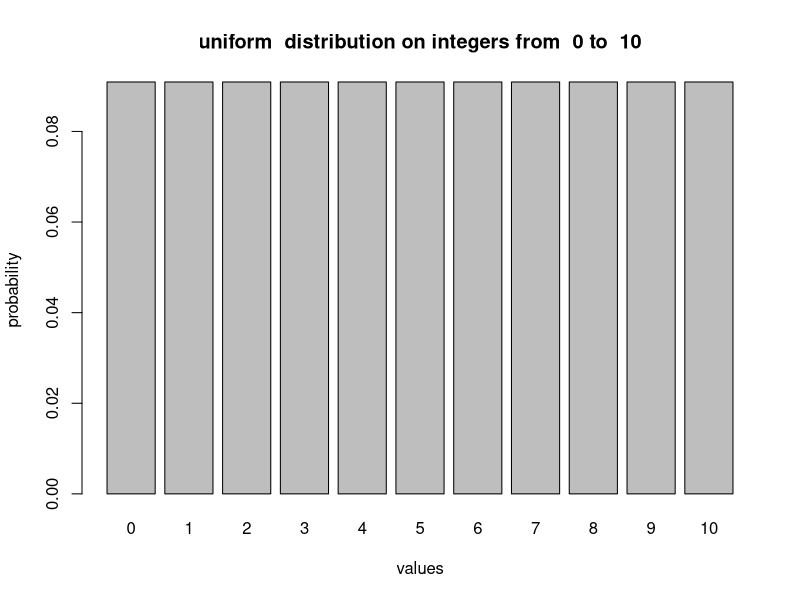
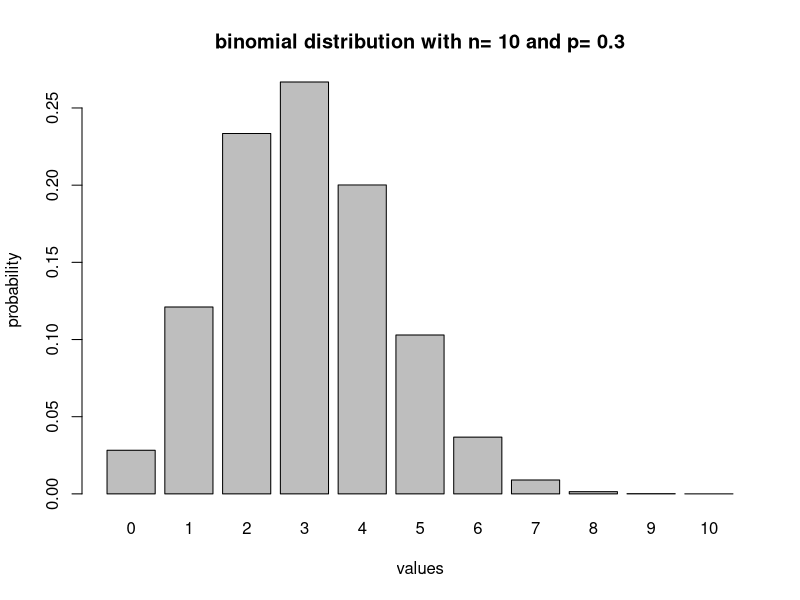
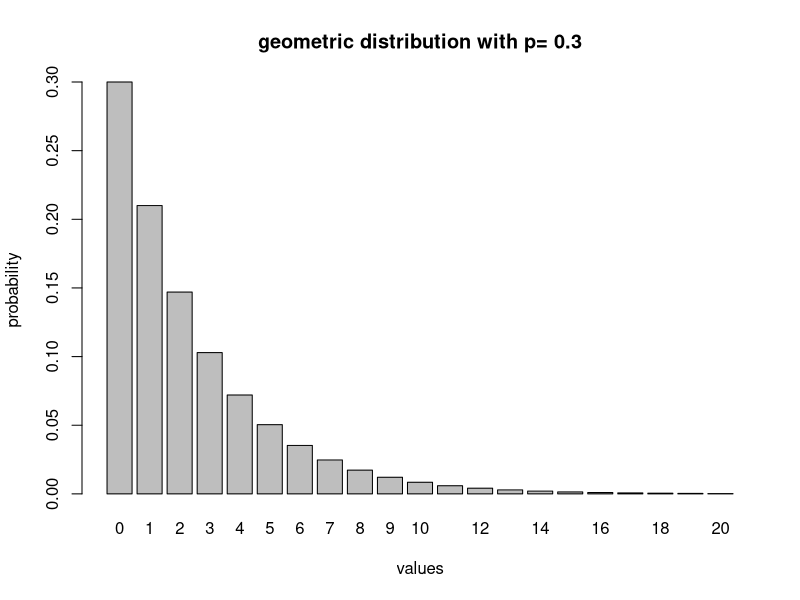
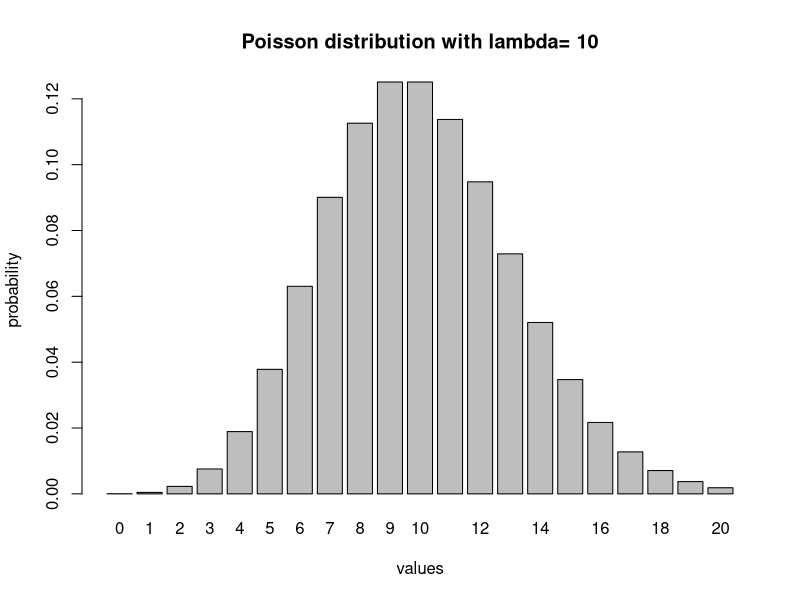
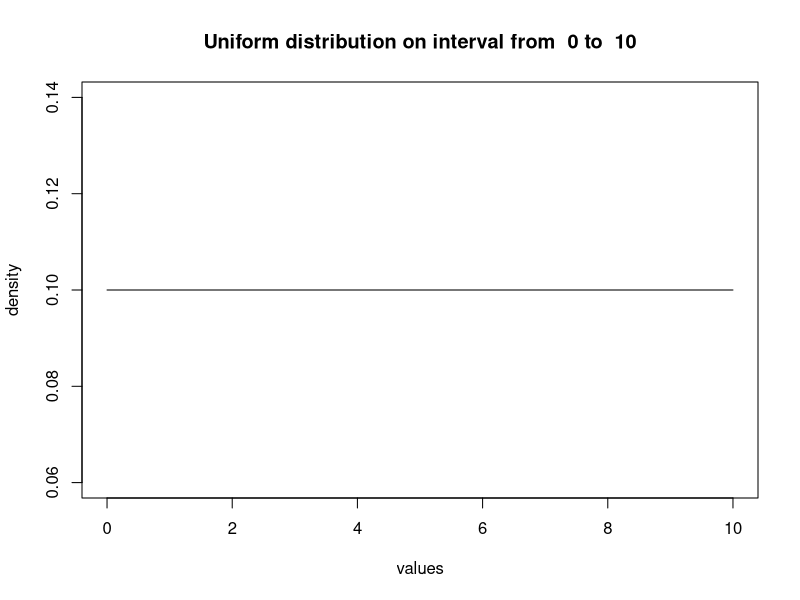
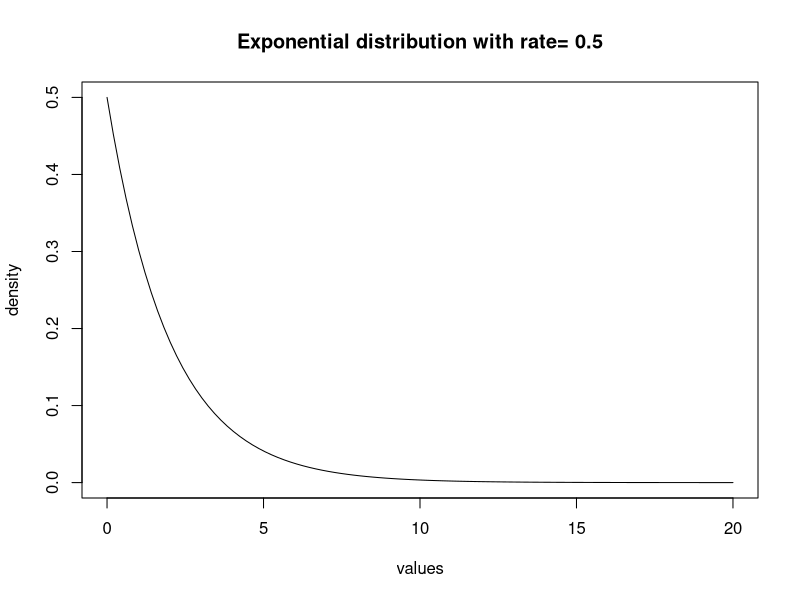
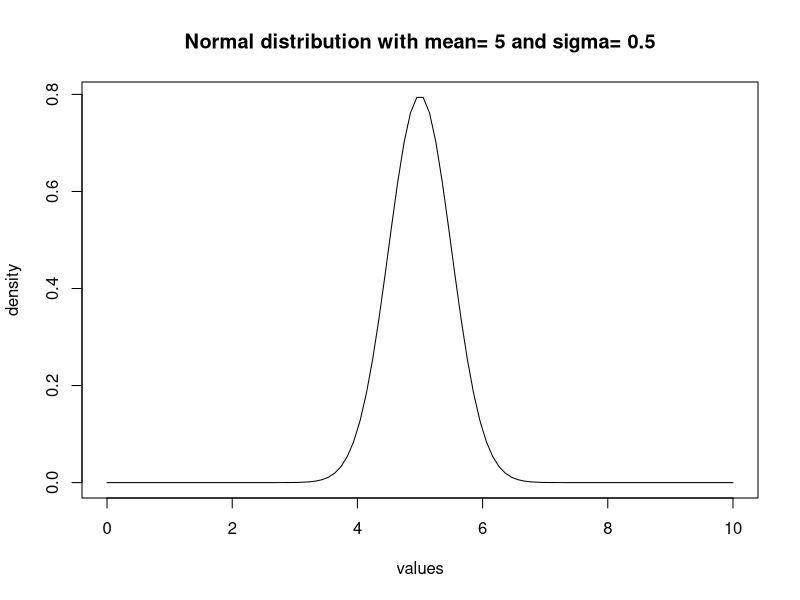
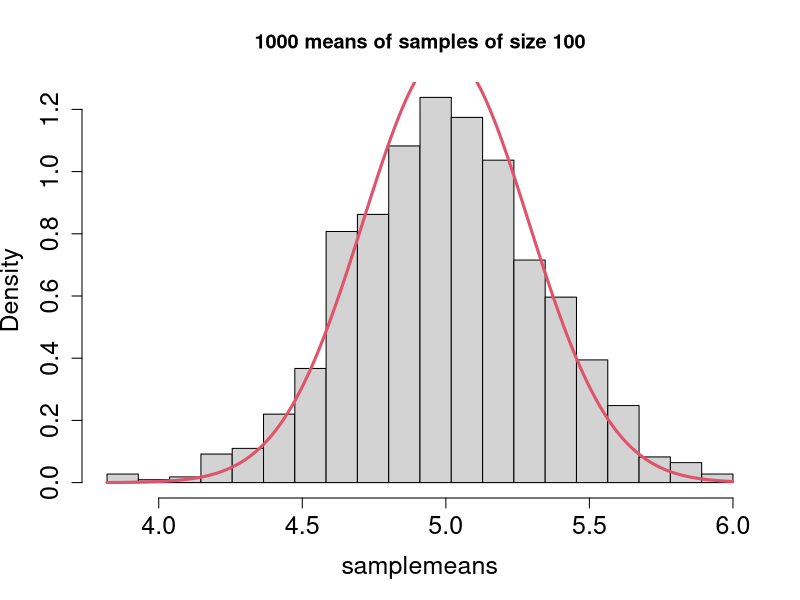

The R script that drew these images, in order:
## ---- chunk 1
low <- 0 # minimum value
high <- 10 # maximum value
values <- low:high # vector of discrete values of the RV
num <- length(values)
probs <- rep(1 / num, num) # uniform mass function vector
barplot(probs, names.arg = values, xlab = 'values', ylab = 'probability',
        main = paste("uniform  distribution on integers from ", low, "to ", high))
## ---- chunk 2
unif.exp <- sum(values*probs)
paste("The expected value of uniform distribution is", unif.exp)
unif.var <- sum((unif.exp - values)^2*probs)
paste("The variance of uniform distribution is", unif.var)
## ---- chunk 3
n <- 10 # the number of trials
p <- 0.3 # the probability of success in one trial
values <- 0:n # vector of discrete values of the binomial
probs <- dbinom(values, n, p)
barplot(probs, names.arg = values, xlab = 'values', ylab = 'probability',
        main = paste("binomial distribution with n=", n, "and p=", p))
## ---- chunk 4
bin.exp <- sum(values*probs)
paste("The expected value of binomial distribution is", bin.exp)
bin.var <- sum((bin.exp - values)^2*probs)
paste("The variance of binomial distribution is", bin.var)
## ---- chunk 5
p <- 0.3 # the probability of success
low <- 0 # minimum value
high <- 20 # maximum value
values <- low:high # vector of discrete values of the RV
probs <- dgeom(values, p)
barplot(probs, names.arg = values, xlab = 'values', ylab = 'probability', main = paste("geometric distribution with p=", p))
## ---- chunk 6
geom.exp <- sum(values*probs)
paste("The expected value of geometric distribution is", geom.exp)
geom.var <- sum((geom.exp - values)^2*probs)
paste("The variance of geometric distribution is", geom.var)
## ---- chunk 7
low <- 0 # minimum value
high <- 20 # maximum value
lambda <- 10 # Poisson rate
values <- low:high # vector of discrete values of the RV
probs <- dpois(values, lambda)
barplot(probs, names.arg = values, xlab = 'values', ylab = 'probability',
        main = paste("Poisson distribution with lambda=", lambda))
## ---- chunk 8
pois.exp <- sum(values*probs)
paste("The expected value of Poisson distribution is", pois.exp)
pois.var <- sum((pois.exp - values)^2*probs)
paste("The variance of Poisson distribution is", pois.var)
## ---- chunk 9
low <- 0 # minimum value
high <- 10 # maximum values
number <- 100
values <- seq(low, high, length.out = number) # vector of discrete values of the RV
probs <- dunif(values, min=low, max = high)
plot(values, probs, t='l', xlab = 'values', ylab = 'density',
        main = paste("Uniform distribution on interval from ", low, "to ", high))
## ---- chunk 10
n <- 1000 # sample size
unif.sample <- runif(n, low, high) # generate sample
unif.exp <- mean(unif.sample)
paste("The expected value of uniform distribution is", unif.exp)
unif.var <- var(unif.sample)
paste("The variance of uniform distribution is", unif.var)
## ---- chunk 11
low <- 0 # minimum value
high <- 20 # maximum values
number <- 100
r <- 0.5
values <- seq(low,high,length.out = number) # vector of discrete values of the RV
probs <- dexp(values, r)
plot(values, probs, t='l', xlab = 'values', ylab = 'density',
        main = paste("Exponential distribution with rate=", r))
## ---- chunk 12
n <- 1000 # sample size
exp.sample <- rexp(n, r) # generate sample
exp.exp <- mean(exp.sample)
paste("The expected value of exponential distribution is", exp.exp)
exp.var <- var(exp.sample)
paste("The variance of exponential distribution is", exp.var)
## ---- chunk 13
low <- 0 # minimum value
high <- 10 # maximum values
number <- 100
mu <- 5
sigma <- 0.5 
values <- seq(low,high,length.out = number) # vector of discrete values of the RV
probs <- dnorm(values, mu, sigma)
plot(values, probs, t='l',xlab = 'values', ylab = 'density',
        main = paste("Normal distribution with mean=", mu, "and sigma=", sigma))
## ---- chunk 14
n <- 1000 # sample size
norm.sample <- rnorm(n, mu, sigma) # generate sample
norm.exp <- mean(norm.sample)
paste("The expected value of normal distribution is", norm.exp)
norm.var <- var(norm.sample)
paste("The variance of normal distribution is", norm.var)
## ---- chunk 15
numsamples <- 1000
size <- 100
# compute mean for different samples
samplemeans <- replicate(n = numsamples, mean(sample(0:10, size, replace = TRUE)))
break_points <- seq(min(samplemeans), max(samplemeans), 
                    (max(samplemeans) - min(samplemeans)) / 20)
hist(samplemeans, breaks = break_points, freq = FALSE, 
     cex.axis = 1.5, cex.lab = 1.5,
     main= '1000 means of samples of size 100')
sigma <- 10 / sqrt(12) / sqrt(size)
mu <- 5
range <- seq(min(samplemeans), max(samplemeans), sigma / 100)
lines(range, 
      dnorm(range, mu, sigma),
      t = 'l', lwd = 3, col = 2, lty = 1, cex.axis = 1.5, cex.lab = 1.5)
## ---- chunk 16
# Computing confidence intervals
qnorm(0.5) # the value that divides the density function in two
qnorm(0.95) # the value such that 95% of density is to its left 
size <- 100 # sample size
alpha <- 0.95 # significance level
sample <- runif(size)
s <- sd(sample) / sqrt(size) # standard error
z <- qnorm((1 - alpha) / 2) # z-value
left <- mean(sample) + s * z
right <- mean(sample) - s * z
print(right)
print(left)
## ---- chunk 17
library(tidyverse)
library(palmerpenguins)
str(penguins)
## ---- chunk 18
ggplot(penguins) +
  aes(x = flipper_length_mm, color = sex, fill=sex) + geom_histogram(alpha = 0.5, position = "identity")
## ---- chunk 19
ggplot(penguins) +
  aes(x = flipper_length_mm, color = species, fill=species) + geom_histogram(alpha = 0.5, position = "identity")
## ---- chunk 20
library(fitdistrplus)
test_data <- tibble(x = rnorm(n = 500, mean = 3, sd = 1.5))
# example: find best-fitting Normal
my_normal <- fitdistr(test_data$x, densfun = "normal")
# note the slight discrepancies
print(my_normal)
ggplot(test_data, aes(sample = x)) +
  stat_qq(distribution = qnorm, dparams = my_normal$estimate) +
  stat_qq_line(distribution = qnorm, dparams = my_normal$estimate) +
  geom_abline(intercept = 0, slope = 1, linetype = 2, col = "red") +
  ggtitle("Q-Q plot assuming best-fitting Normal distribution")
## ---- chunk 21
dataset <- penguins %>%  dplyr::filter(sex == 'female') %>% drop_na() %>%  dplyr::select(flipper_length_mm) 
my_normal <- fitdistr(x = as_vector(dataset), densfun = "normal")
# note the slight discrepancies
print(my_normal)
ggplot(dataset, aes(sample = flipper_length_mm)) +
  stat_qq(distribution = qnorm, dparams = my_normal$estimate) +
  stat_qq_line(distribution = qnorm, dparams = my_normal$estimate) +
  geom_abline(intercept = 0, slope = 1, linetype = 2, col = "red") +
  ggtitle("Q-Q plot assuming best-fitting Normal distribution of flipper lenth for female penguins")


dataset <- penguins %>%  dplyr::filter(sex == 'male') %>% drop_na() %>%  dplyr::select(flipper_length_mm) 
my_normal <- fitdistr(x = as_vector(dataset), densfun = "normal")
# note the slight discrepancies
print(my_normal)
ggplot(dataset, aes(sample = flipper_length_mm)) +
  stat_qq(distribution = qnorm, dparams = my_normal$estimate) +
  stat_qq_line(distribution = qnorm, dparams = my_normal$estimate) +
  geom_abline(intercept = 0, slope = 1, linetype = 2, col = "red") +
  ggtitle("Q-Q plot assuming best-fitting Normal distribution of flipper lenth for male penguins")
